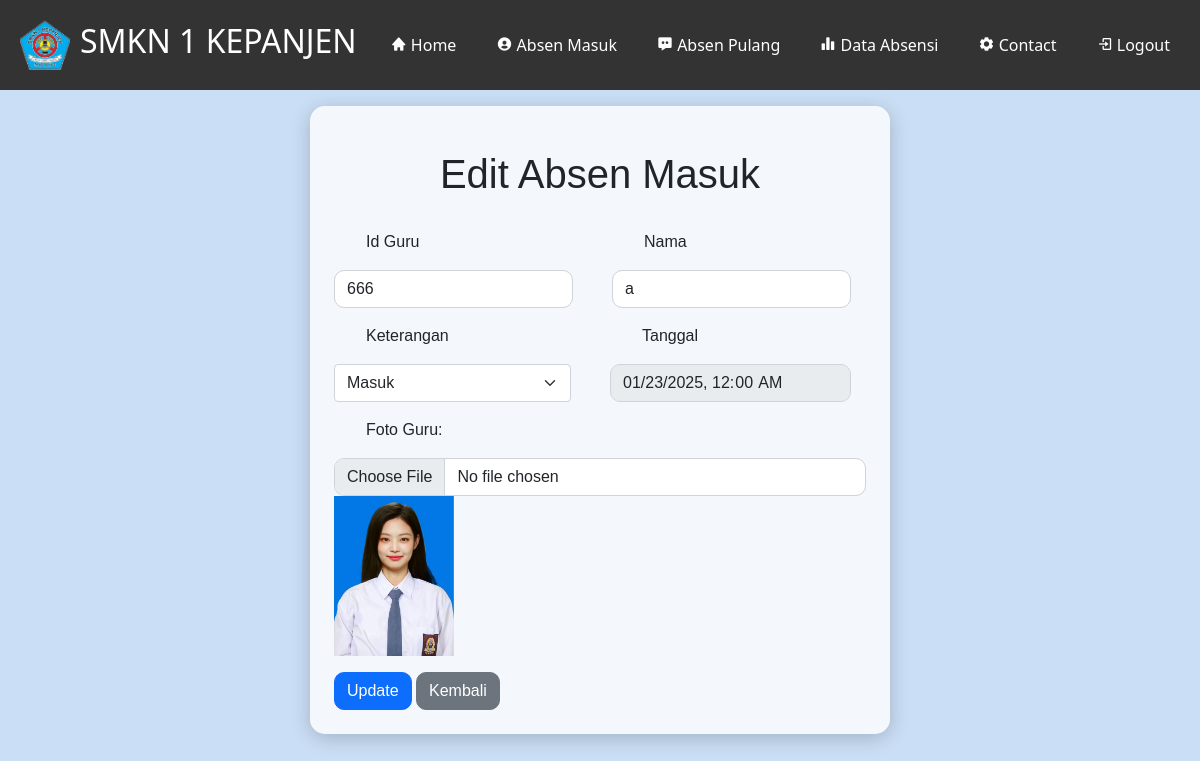
The page /EDIT-M-GURU.php?id=11 (signed in) on the database its author committed.
### tables this page shows
CREATE TABLE `tb_guru` (
  `id` int NOT NULL,
  `id_guru` varchar(225) NOT NULL,
  `nama` varchar(225) NOT NULL,
  `tanggal_waktu` datetime NOT NULL,
  `foto` varchar(225) NOT NULL,
  `keterangan` enum('masuk','izin','sakit') NOT NULL
);

### EDIT-M-GURU.php (the view, shortened to what this page needs)
<?php include("conn.php");
include("conn.php"); date_default_timezone_set('Asia/Jakarta');
$id = $_GET['id'];
$sql = "SELECT * FROM tb_guru WHERE id = $id";
$query = mysqli_query($conn, $sql);
$siswa = mysqli_fetch_array($query);
?>
<!DOCTYPE html>
<html lang="en">
<head>
  <link href='https://unpkg.com/boxicons@2.1.4/css/boxicons.min.css' rel='stylesheet'>
  <link href="https://cdn.jsdelivr.net/npm/bootstrap@5.0.2/dist/css/bootstrap.min.css" rel="stylesheet"
>
</head>
<body>
  <nav>
    <div class="logo">
      <img src="kanesa.png" width="50px" height="50px">
      <h2>SMKN 1 KEPANJEN</h2>
    </div>
    <ul>
      <li><a href="index.php"><i class='bx bxs-home'></i> Home</a></li>
      <li><a href="absenmasuk.php"><i class='bx bxs-user-circle'></i> Absen Masuk</a></li>
      <li><a href="absenpulang.php"><i class='bx bxs-message-dots'></i> Absen Pulang</a></li>
      <li><a href="datasiswa.php"><i class='bx bxs-bar-chart-alt-2'></i> Data Absensi</a></li>
      <li><a href="contact.php"><i class='bx bxs-cog'></i> Contact</a></li>
      <li><a href="logout.php"><i class='bx bx-log-in'></i> Logout</a></li>
    </ul>
  </nav>
    <div class="content">
    <div class="card w-50 mx-auto p-4">
    <header  class="header-title">
        <h1>Edit Absen Masuk</h1><br>
        </header>
    <form action="PRO-EDIT-MASUK.php" method="POST" enctype="multipart/form-data">
    <div class="row mb-3">
      <div class="col-md-6">
        <ol for="id_guru">Id Guru</ol>
        <input type="text" class="form-control" id="id_guru" name="id_guru" value="<?php echo $siswa['id_guru']; ?>" required>
      </div>
      <div class="col-md-6">
        <ol for="nama">Nama</ol>
        <input type="text" class="form-control" id="nama" name="nama" value="<?php echo $siswa['nama']; ?>" required>
      </div>
  </div>
  <div class="row mb-3">
      <div class="col-md-6">
        <ol for="keterangan">Keterangan</ol>
        <select class="form-select" id="keterangan" name="keterangan" required>
            <option value="masuk" <?php echo ($siswa['keterangan'] == 'masuk') ? 'selected' : ''; ?>>Masuk</option>
        </select>
      </div>
      <div class="col-md-6">
        <ol for="tanggal_waktu">Tanggal</ol>
        <input type="datetime-local" class="form-control" id="tanggal_waktu" name="tanggal_waktu" value="<?php echo $siswa['tanggal_waktu']; ?>" readonly>
      </div>
  </div>
      <div class="mb-3">
        <ol for="foto">Foto Guru:</ol>
        <input type="file" name="foto" class="form-control" onchange="previewImage()">
        <img src="images/<?= $siswa['foto']; ?>" width="120" style="display: block;" class="img-preview">
      </div>
    <button type="submit" class="btn btn-primary">Update</button>
    <a href="LIST-M-GURU.php" class="btn btn-secondary">Kembali</a>
</form>
</div>
</body>
</html>

### EDIT-M-GURU.php (style rules this page uses)
nav { background-color: #333; color: white; padding: 20px; top:0px; display: flex; justify-content: space-between; align-items: center; position: fixed; width: 100%; z-index: 100; }
nav ul { list-style: none; margin: 0; padding: 0; display: flex; }
nav li { margin-left: 20px; }
nav a { color: white; text-decoration: none; padding: 5px 10px; border-radius: 5px; transition: background-color 0.3s ease; }
.logo { display: flex; align-items: center; }
.logo img { margin-right: 10px; }
.content { padding: 20px; margin-top: 0px; font-family: sans-serif; background-color: #cadef5; background-size: cover; background-position: center; min-height: 100vh; display: flex; justify-content: center; align-items: center; }
.header-title { text-align: center; margin-top: 20px; }
.card { background-color: rgba(255, 255, 255, 0.8); border: none; border-radius: 15px; box-shadow: 0 4px 20px rgba(0, 0, 0, 0.2); margin-top: 40px; }
.form-control { border-radius: 10px; }
.btn { border-radius: 10px; }
.row { display: flex; justify-content: space-between; align-items: center; }
.col-md-6 { flex: 1; margin-right: 15px; }

### rows shown on the page
tb_guru: id_guru "666", nama "a", keterangan "Masuk", tanggal_waktu "01/23/2025 00:00", foto (picture)
